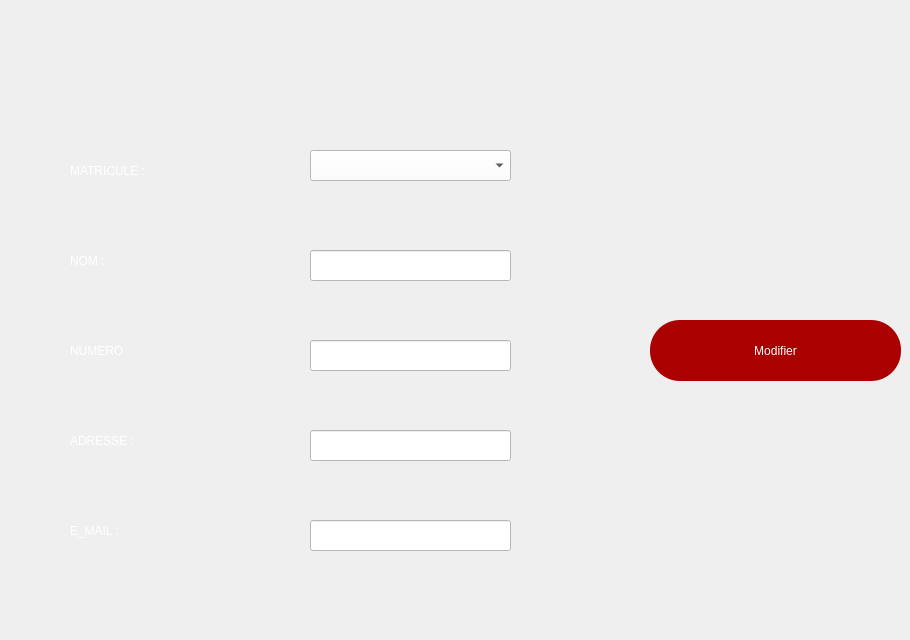
    <widget class="QWidget" name="modiff">
     <widget class="QLabel" name="label_17">
      <property name="geometry">
       <rect>
        <x>70</x>
        <y>140</y>
        <width>191</width>
        <height>61</height>
       </rect>
      </property>
      <property name="styleSheet">
       <string notr="true">color: rgb(255, 255, 255);
font: 24pt &quot;MS Shell Dlg 2&quot;;</string>
      </property>
      <property name="text">
       <string>MATRICULE : </string>
      </property>
     </widget>
     <widget class="QLabel" name="label_21">
      <property name="geometry">
       <rect>
        <x>70</x>
        <y>230</y>
        <width>191</width>
        <height>61</height>
       </rect>
      </property>
      <property name="styleSheet">
       <string notr="true">color: rgb(255, 255, 255);
font: 24pt &quot;MS Shell Dlg 2&quot;;</string>
      </property>
      <property name="text">
       <string>NOM : </string>
      </property>
     </widget>
     <widget class="QLineEdit" name="lineEdit_nf">
      <property name="geometry">
       <rect>
        <x>310</x>
        <y>250</y>
        <width>201</width>
        <height>31</height>
       </rect>
      </property>
      <property name="styleSheet">
       <string notr="true">background-color: rgb(255, 255, 255);</string>
      </property>
     </widget>
     <widget class="QLabel" name="label_22">
      <property name="geometry">
       <rect>
        <x>70</x>
        <y>320</y>
        <width>191</width>
        <height>61</height>
       </rect>
      </property>
      <property name="styleSheet">
       <string notr="true">color: rgb(255, 255, 255);
font: 24pt &quot;MS Shell Dlg 2&quot;;</string>
      </property>
      <property name="text">
       <string>NUMERO : </string>
      </property>
     </widget>
     <widget class="QLineEdit" name="lineEdit_numf">
      <property name="geometry">
       <rect>
        <x>310</x>
        <y>340</y>
        <width>201</width>
        <height>31</height>
       </rect>
      </property>
      <property name="styleSheet">
       <string notr="true">background-color: rgb(255, 255, 255);</string>
      </property>
     </widget>
     <widget class="QLabel" name="label_23">
      <property name="geometry">
       <rect>
        <x>70</x>
        <y>410</y>
        <width>191</width>
        <height>61</height>
       </rect>
      </property>
      <property name="styleSheet">
       <string notr="true">color: rgb(255, 255, 255);
font: 24pt &quot;MS Shell Dlg 2&quot;;</string>
      </property>
      <property name="text">
       <string>ADRESSE : </string>
      </property>
     </widget>
     <widget class="QLineEdit" name="lineEdit_ad">
      <property name="geometry">
       <rect>
        <x>310</x>
        <y>430</y>
        <width>201</width>
        <height>31</height>
       </rect>
      </property>
      <property name="styleSheet">
       <string notr="true">background-color: rgb(255, 255, 255);</string>
      </property>
     </widget>
     <widget class="QLabel" name="label_24">
      <property name="geometry">
       <rect>
        <x>70</x>
        <y>500</y>
        <width>191</width>
        <height>61</height>
       </rect>
      </property>
      <property name="styleSheet">
       <string notr="true">color: rgb(255, 255, 255);
font: 24pt &quot;MS Shell Dlg 2&quot;;</string>
      </property>
      <property name="text">
       <string>E_MAIL : </string>
      </property>
     </widget>
     <widget class="QLineEdit" name="lineEdit_mail">
      <property name="geometry">
       <rect>
        <x>310</x>
        <y>520</y>
        <width>201</width>
        <height>31</height>
       </rect>
      </property>
      <property name="styleSheet">
       <string notr="true">background-color: rgb(255, 255, 255);</string>
      </property>
     </widget>
     <widget class="QPushButton" name="pushButton_modf">
      <property name="geometry">
       <rect>
        <x>650</x>
        <y>320</y>
        <width>251</width>
        <height>61</height>
       </rect>
      </property>
      <property name="styleSheet">
       <string notr="true">font: 20pt &quot;MS Shell Dlg 2&quot;;
color: rgb(255, 255, 255);
background-color: rgb(170, 0, 0);
border-radius: 30px;</string>
      </property>
      <property name="text">
       <string>Modifier</string>
      </property>
      <property name="icon">
       <iconset resource="rs.qrc">
        <normaloff>:/img/rs/update.png</normaloff>:/img/rs/update.png</iconset>
      </property>
      <property name="iconSize">
       <size>
        <width>50</width>
        <height>50</height>
       </size>
      </property>
     </widget>
     <widget class="QComboBox" name="comboBox_mat">
      <property name="geometry">
       <rect>
        <x>310</x>
        <y>150</y>
        <width>201</width>
        <height>31</height>
       </rect>
      </property>
      <property name="styleSheet">
       <string notr="true">background-color: rgb(255, 255, 255);</string>
      </property>
     </widget>
     <widget class="QToolButton" name="frommod">
      <property name="geometry">
       <rect>
        <x>30</x>
        <y>570</y>
        <width>81</width>
        <height>61</height>
       </rect>
      </property>
      <property name="text">
       <string/>
      </property>
      <property name="icon">
       <iconset resource="rs.qrc">
        <normaloff>:/img/rs/retour.png</normaloff>:/img/rs/retour.png</iconset>
      </property>
      <property name="iconSize">
       <size>
        <width>60</width>
        <height>60</height>
       </size>
      </property>
      <property name="autoRaise">
       <bool>true</bool>
      </property>
     </widget>
    </widget>
